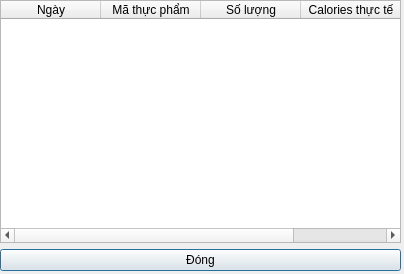
<?xml version="1.0" encoding="UTF-8"?>
<ui version="4.0">
 <class>food_calo_in</class>
 <widget class="QDialog" name="food_calo_in">
  <property name="geometry">
   <rect>
    <x>0</x>
    <y>0</y>
    <width>404</width>
    <height>274</height>
   </rect>
  </property>
  <property name="windowTitle">
   <string>Dialog</string>
  </property>
  <widget class="QWidget" name="verticalLayoutWidget">
   <property name="geometry">
    <rect>
     <x>0</x>
     <y>0</y>
     <width>401</width>
     <height>271</height>
    </rect>
   </property>
   <layout class="QVBoxLayout" name="verticalLayout">
    <item>
     <widget class="QTableWidget" name="tableWidget">
      <column>
       <property name="text">
        <string>Ngày</string>
       </property>
      </column>
      <column>
       <property name="text">
        <string>Mã thực phẩm</string>
       </property>
      </column>
      <column>
       <property name="text">
        <string>Số lượng</string>
       </property>
      </column>
      <column>
       <property name="text">
        <string>Calories thực tế</string>
       </property>
      </column>
     </widget>
    </item>
    <item>
     <widget class="QPushButton" name="pushButton">
      <property name="text">
       <string>Đóng</string>
      </property>
     </widget>
    </item>
   </layout>
  </widget>
 </widget>
 <resources/>
 <connections/>
</ui>
